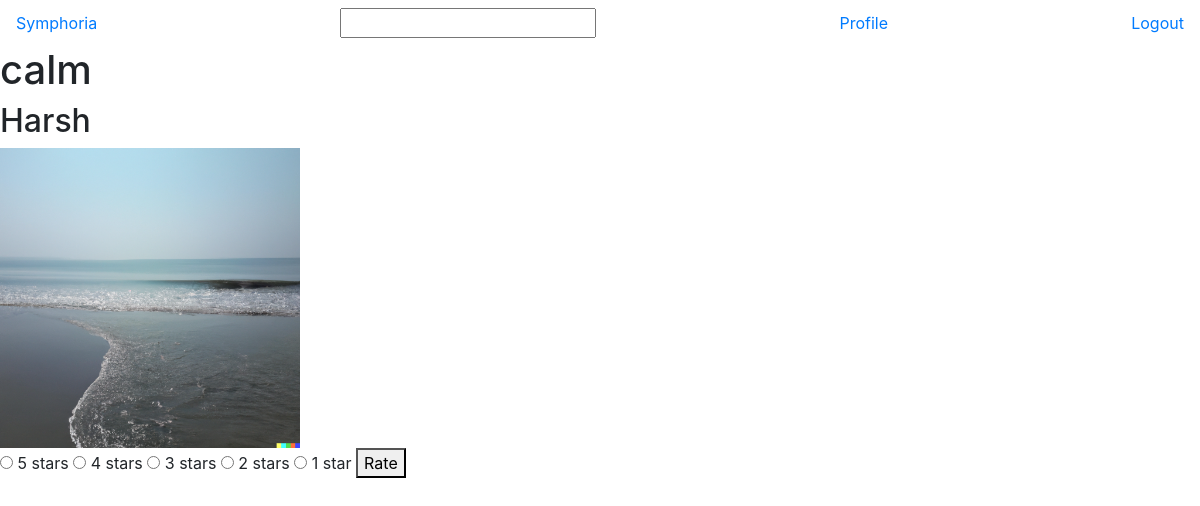
The app's page /song/1/rate (signed in), older data.
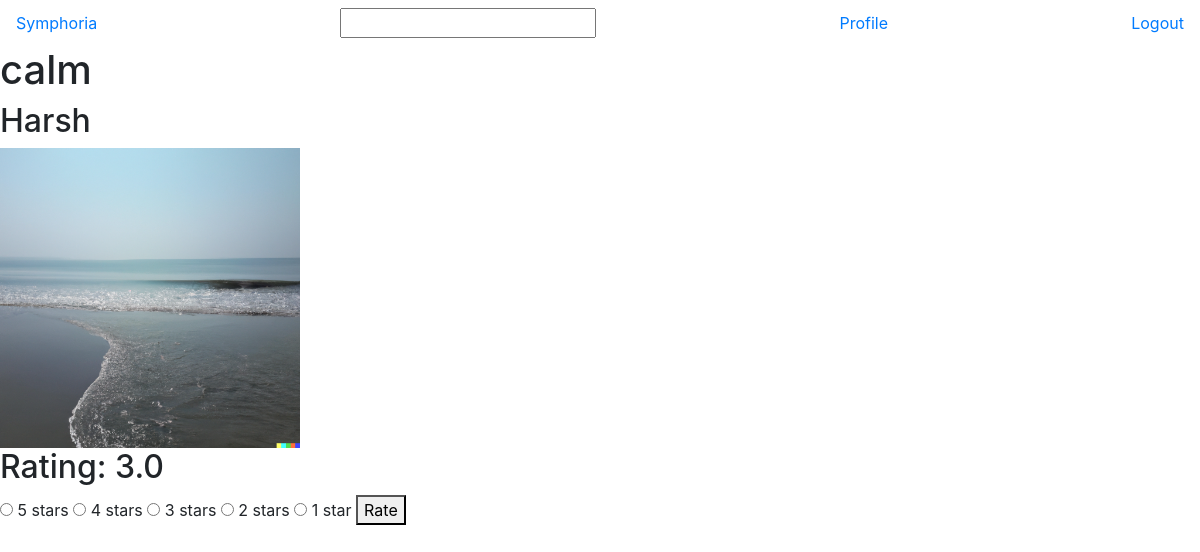
The same page, newer data.
### models.py (models this page shows)
class Rating(db.Model):
    user_id = db.Column(db.Integer, primary_key=True)
    song_id = db.Column(db.Integer, primary_key=True)
    rating_value = db.Column(db.Float, default=0.0)

### routes.py (the view)
@app.route('/song/<song_id>/rate', methods=['GET','POST'])
@is_blacklist
def rate_song(song_id):
    if 'user_id' not in session:
        flash('Please log in', 'info')
        return redirect(url_for('login'))
    else:
        if request.method == 'POST':
            new_rating = request.form.get('rating')
            song = Song.query.filter_by(id=song_id).first()
            user = User.query.filter_by(id=session['user_id']).first()
            if Rating.query.filter_by(song_id=song_id, user_id=session['user_id']).first() is not None:
                old_rating = Rating.query.filter_by(song_id=song_id, user_id=session['user_id']).first()
                old_rating.rating_value = new_rating
                db.session.commit()
                flash('Song rated', 'info')
                return redirect(url_for('song_view', song_id=song_id))
            rating = Rating(song_id=song.id, user_id=user.id, rating_value=new_rating)
            db.session.add(rating)
            db.session.commit()
            flash('Song rated', 'info')
            return redirect(url_for('song_view', song_id=song_id))
        else:
            song = Song.query.filter_by(id=song_id).first()
            rating = Rating.query.filter_by(song_id=song_id, user_id=session['user_id']).first()
            return render_template('rate_song.html', song=song, rating=rating)

### routes.py (called while the page is built)
def is_blacklist(f):
    @wraps(f)
    def decorated_function(*args, **kwargs):
        if 'user_id' in session:
            user = User.query.filter_by(id=session['user_id']).first()
            if user and user.blacklist:
                flash('You are blacklisted', 'info')
                return redirect(url_for('logout'))
        return f(*args, **kwargs)
    return decorated_function

### templates/rate_song.html (shortened to what this page needs)
{% extends 'layout.html' %}
{% block content %}
    <nav class="navbar">
        <a href="/">Symphoria</a>
        <input type="text">
        <a href="/profile">Profile</a>
        <a href="/logout">Logout</a>
    </nav>
    <div class="info">
        <h1>{{ song.name }}</h1>
        <h2>{{ song.artist.name }}</h2>
        <img src="{{ url_for('static', filename='uploads/song_thumbnails/' + song.thumbnail) }}" alt="">
        {% if rating %}
            <h2>Rating: {{ rating.rating_value }}</h2>
        {% endif %}
        <form action="/song/{{ song.id }}/rate" method="POST">
            <input type="radio" id="star5" name="rating" value="5" />
            <label for="star5" title="5 stars">5 stars</label>
            <input type="radio" id="star4" name="rating" value="4" />
            <label for="star4" title="4 stars">4 stars</label>
            <input type="radio" id="star3" name="rating" value="3" />
            <label for="star3" title="3 stars">3 stars</label>
            <input type="radio" id="star2" name="rating" value="2" />
            <label for="star2" title="2 stars">2 stars</label>
            <input type="radio" id="star1" name="rating" value="1" />
            <label for="star1" title="1 star">1 star</label>
            <button type="submit">Rate</button>
        </form>
    </div>
{% endblock %}

Row changes from the older to the newer data that the page shows:
added Rating: rating_value "3.0"
Text that changed along with them:
text now shown: "Rating:"
